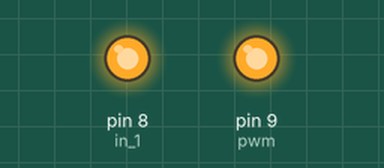
This sketch was run on a simulated Arduino Uno, built with avr-gcc and run on an emulated ATmega328P. On the bench: output pins drawn as LEDs (lit = HIGH).

Above: at 0.3 s.
At 3.8 s:
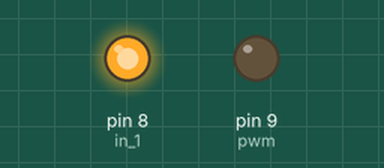
Timing chart, 0 to 6.1 s (numbered marks = the images above):
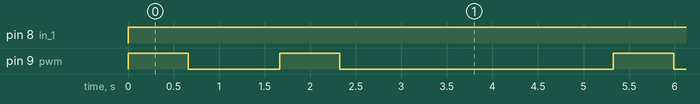

The sketch:

stepple_dc.ino
```cpp
 int pwm = 9;
int in_1= 8;

void setup() {
  // put your setup code here, to run once:
  pinMode(pwm, OUTPUT);
  pinMode(in_1, OUTPUT);

}

void loop() {
    //
    mv_cw();
    //delay(2000);
    Stop1();
    mv_cw1();
    // put your main code here, to run repeatedly:
    //mv_cww();
    Stop();
 }
 void mv_cw(){
   digitalWrite(in_1,HIGH) ;  //clockwise
   analogWrite(pwm,255) ;
   delay(663) ;
 }
 void mv_cw1(){
   digitalWrite(in_1,HIGH) ;  //clockwise
   analogWrite(pwm,255) ;
   delay(663) ;
 }
void mv_cww(){
  digitalWrite(in_1,LOW);   //counterclockwise
  analogWrite(pwm,255);
  delay(2000);
}
void Stop1(){
   digitalWrite(in_1,HIGH) ;
   analogWrite(pwm,0) ;
   delay(1000) ;
}
void Stop(){
   digitalWrite(in_1,HIGH) ;
   analogWrite(pwm,0) ;
   delay(3000) ;
}
```

Measured:
- by itself, pin 8 (in_1): LOW → HIGH at 0.00 s
- by itself, pin 9 (pwm): repeats every 5.3 s: LOW 1.0 s, HIGH 0.66 s, LOW 3.0 s, HIGH 0.66 s
- by itself, everything shown: repeats every 5.3 s, in 4 steps
